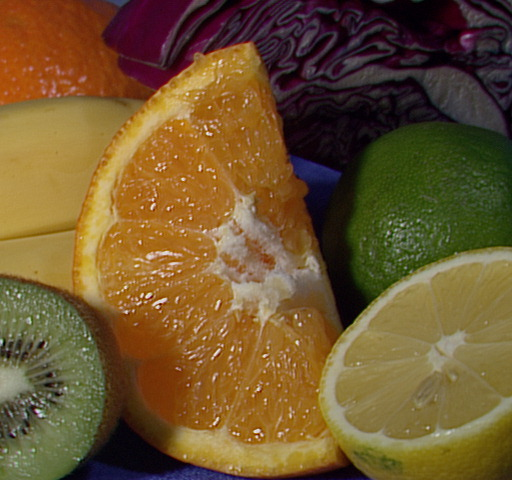
#> input picture 2주차/fruits.jpg, 512 x 480 px
$ jupyter execute '영상처리2주차.ipynb'
#> lines starting #> are read from the running program, lines starting #| are printed output that depends on the picture
[cell 1]
import cv2
import numpy as np

[cell 2]
src = np.zeros((300, 300, 3), dtype=np.uint8)

[cell 3]
len(src), len(src[0]), len(src[0][0]), src[0][0]

[cell 4]
src[0, 0] = [1, 2, 3]
src[0, 0]

[cell 5]
import matplotlib.pyplot as plt

plt.imshow(src)

[cell 6]
a = np.array(np.array([1, 2, 3]) / 3)
a

[cell 7]
img = cv2.imread("fruits.jpg", cv2.IMREAD_GRAYSCALE)
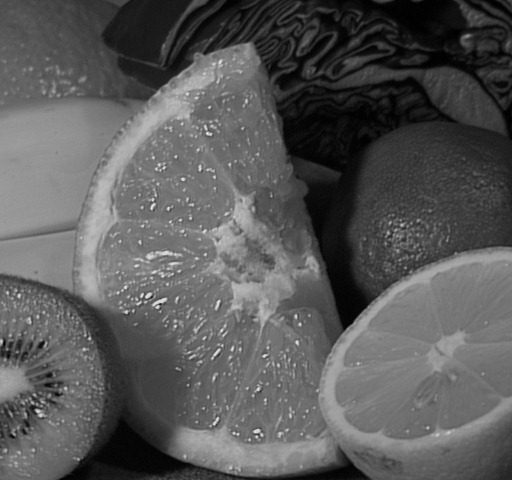
#> img: shape (480, 512); min 0, max 238, mean 88.7
hist = cv2.calcHist([img], [0], None, [256], [0, 256])
#> hist = 256 values, max 2883 at index 116, min 0 at index 232, mean 960
plt.plot(hist)
plt.show()
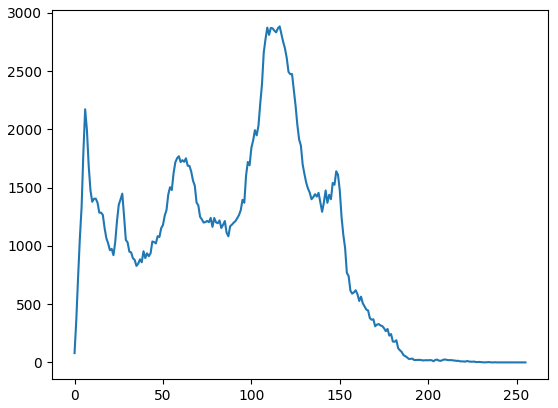
#> figure drawn by matplotlib, 1 panel; curve peaks at x = 116, y = 2883

[cell 8]
hist[:5], hist.shape
#> Out = ([80, 367, 730, 1064, 1336], (256, 1))

[cell 9]
hist = hist.flatten()
hist[:5], hist.shape
#> Out = ([80, 367, 730, 1064, 1336], (256,))

[cell 10]
hist
plt.bar(np.arange(len(hist)), hist, width=1,)
plt.show()
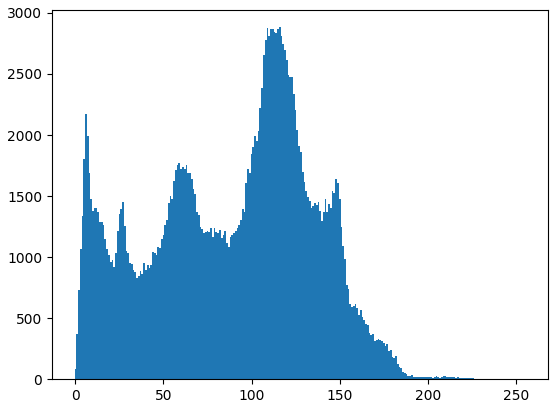
#> figure drawn by matplotlib, 1 panel; tallest bar 2883 high, from x = 115.5 to 116.5

[cell 11]
arr = np.array([0, 1, 2, 3, 2, 1])
plt.plot(arr)
plt.show()
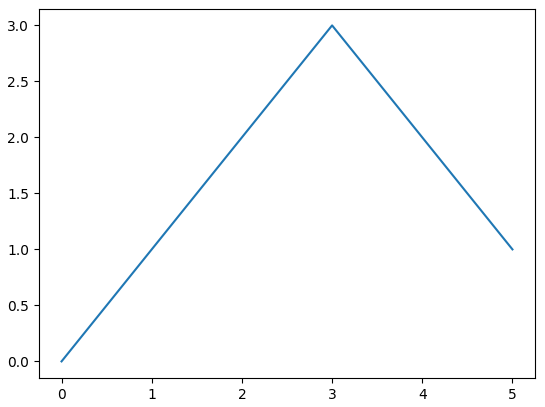
#> figure drawn by matplotlib, 1 panel

[cell 12]
arr = arr.reshape(1, len(arr))
arr

[cell 13]
arr.T

[cell 14]
plt.plot(arr.T)
plt.show()

[cell 15]
import numpy as np
import cv2
import matplotlib.pyplot as plt

def my_calcHist(src):
    ###############################
    # TODO                        #
    # my_calcHist완성             #
    # src : input image           #
    # hist : src의 히스토그램      #
    ###############################
    h, w = src.shape[:2]
    hist = np.zeros((256,))
    for row in range(h):
        for col in range(w):
            intensity = src[row, col]
            hist[intensity] += 1
    return hist

def my_normalize_hist(hist, pixel_num):
    ########################################################
    # TODO                                                 #
    # my_normalize_hist완성                                #
    # hist : 히스토그램                                     #
    # pixel_num : image의 전체 픽셀 수                      #
    # normalized_hist : 히스토그램값을 총 픽셀수로 나눔      #
    ########################################################
    normalized_hist = np.array(hist) / pixel_num
    return normalized_hist


def my_PDF2CDF(pdf):
    ########################################################
    # TODO                                                 #
    # my_PDF2CDF완성                                       #
    # pdf : normalized_hist                                #
    # cdf : pdf의 누적                                     #
    ########################################################
    length = pdf.shape[0]
    cdf = np.zeros((length, ))
    cdf[0] = pdf[0]
    for i in range(1, length):
        cdf[i] = cdf[i-1] + pdf[i]
    print(len(cdf))
    return cdf


def my_denormalize(normalized, gray_level):
    ########################################################
    # TODO                                                 #
    # my_denormalize완성                                   #
    # normalized : 누적된pdf값(cdf)                        #
    # gray_level : max_gray_level                          #
    # denormalized : normalized와 gray_level을 곱함        #
    ########################################################
    denormalized = normalized * gray_level
    return denormalized


def my_equal_img(src, output_gray_level):
    ###################################################################
    # TODO                                                            #
    # my_equal_img완성                                                #
    # src : input image                                               #
    # output_gray_level : denormalized(정수값으로 변경된 gray_level)   #
    # dst : equalization된 결과 이미지                                 #
    ####################################################################
    h, w = src.shape
    dst = np.zeros((h, w), dtype=np.uint8)
    for i in range(h):
        for k in range(w):
            dst[i][k] = output_gray_level[src[i][k]]
    return dst

#input_image의  equalization된 histogram & image 를 return
def my_hist_equal(src):
    (h, w) = src.shape
    max_gray_level = 255
    histogram = my_calcHist(src)
    normalized_histogram = my_normalize_hist(histogram, h * w)
    normalized_output = my_PDF2CDF(normalized_histogram)
    denormalized_output = my_denormalize(normalized_output, max_gray_level)
    output_gray_level = denormalized_output.astype(int)

    print(f"output 16: {output_gray_level[16]}")
    print(f"output 16: {output_gray_level[66]}")
    print(f"output 16: {output_gray_level[30]}")

    ### dst : equalization 결과 image
    dst = my_equal_img(src, output_gray_level)

    ### hist_equal : equalization 결과 histogram
    hist_equal = my_calcHist(dst)

    # show mapping function
    ###################################################################
    # TODO                                                            #
    # plt.plot(???, ???)완성                                           #
    # plt.plot(y축, x축)                                               #
    ###################################################################

    plt.plot(np.arange(256), output_gray_level)
    plt.title('mapping function')
    plt.xlabel('input intensity')
    plt.ylabel('output intensity')
    plt.show()
    print(src[120, 240], dst[120, 240], output_gray_level[src[120, 240]])

    return dst, hist_equal

[cell 16]
src = cv2.imread('fruits_div3.jpg', cv2.IMREAD_GRAYSCALE)
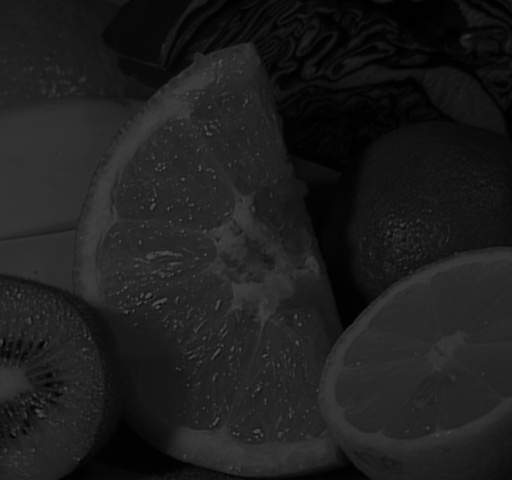
#> input picture 2주차/fruits_div3.jpg, 512 x 480 px
#> src is the input picture: shape (480, 512); min 0, max 81, mean 29.6
plt.imshow(src, cmap='gray')
plt.show()

[cell 17]
src = cv2.imread('fruits_div3.jpg', cv2.IMREAD_GRAYSCALE)
hist = my_calcHist(src)
#> after the loop in my_calcHist, `for row in range(h):`: hist = 256 values, max 8440 at index 37, min 0 at index 82, mean 960
dst, hist_equal = my_hist_equal(src)
#> in my_hist_equal, `histogram = my_calcHist(src)`: histogram has the same summary as hist in my_calcHist
#> in my_normalize_hist, `normalized_hist = np.array(hist) / pixel_num`: normalized_hist = 256 values, max 0.0343 at index 37, min 0 at index 82, mean 0.00391
#> in my_hist_equal, `normalized_histogram = my_normalize_hist(histogram, h * w)`: normalized_histogram has the same summary as normalized_hist in my_normalize_hist
#> after the loop in my_PDF2CDF, `for i in range(1, length):`: cdf = 256 values from 0.00305 to 1
#| 256
#> in my_denormalize, `denormalized = normalized * gray_level`: denormalized = 256 values from 0.778 to 255
#> in my_hist_equal, `output_gray_level = denormalized_output.astype(int)`: output_gray_level = 256 values from 0 to 255
#| output 16: 58
#| output 16: 254
#| output 16: 118
#> after the loop in my_equal_img, `for i in range(h):`:
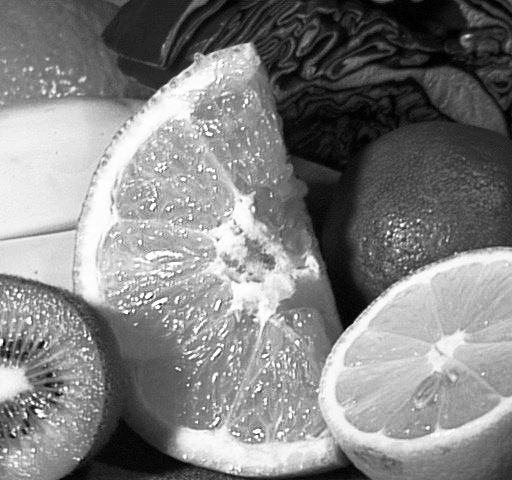
#> dst: shape (480, 512); min 0, max 255, mean 129.5
#> in my_hist_equal, `hist_equal = my_calcHist(dst)`: hist_equal = 256 values, max 8440 at index 162, min 0 at index 1, mean 960
#> in my_hist_equal, `plt.show()`:
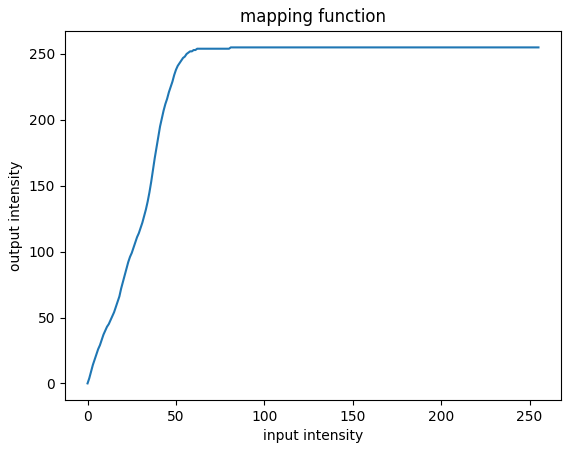
#> figure drawn by matplotlib, 1 panel; curve peaks at x = 81, y = 255
#| 41 195 195

plt.figure(figsize=(8, 5))
plt.imshow(src, cmap='gray')
plt.show()

binX = np.arange(len(hist))
#> binX = 256 values from 0 to 255
plt.title('my histogram')
plt.bar(binX, hist, width=0.5, color='g')
plt.show()
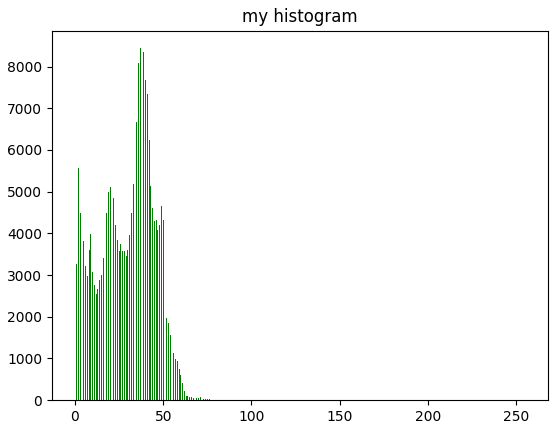
#> figure drawn by matplotlib, 1 panel; tallest bar 8440 high, from x = 36.75 to 37.25

plt.figure(figsize=(8, 5))
plt.imshow(dst, cmap='gray')
plt.show()

binX = np.arange(len(hist_equal))
plt.title('my histogram equalization')
plt.bar(binX, hist_equal, width=0.5, color='g')
plt.show()
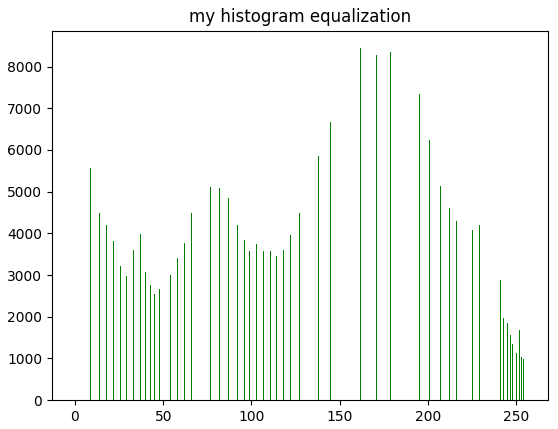
#> figure drawn by matplotlib, 1 panel; tallest bar 8440 high, from x = 161.8 to 162.2

# cv2.waitKey()
# cv2.destroyAllWindows()
